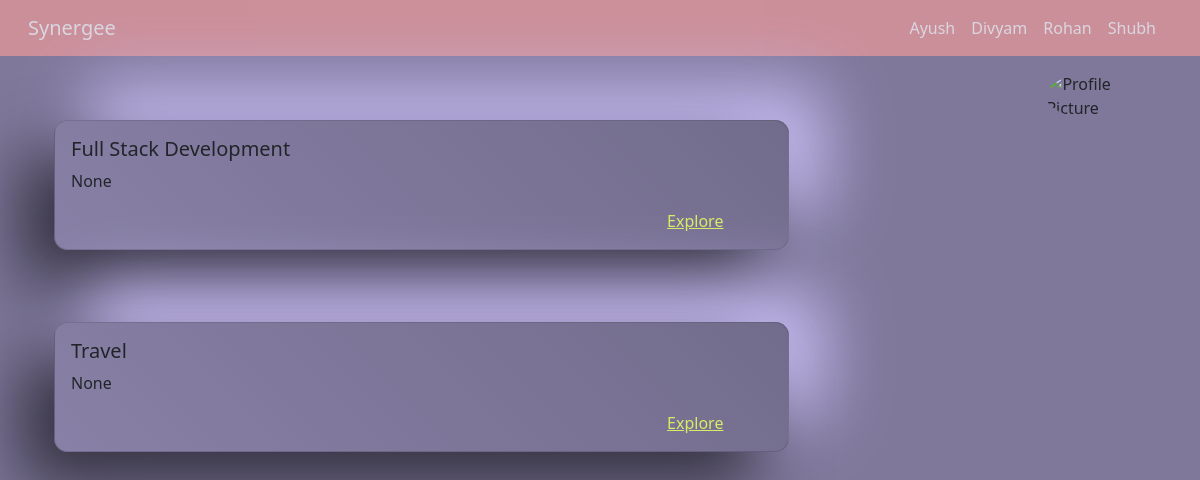
Page /profile/4/ on the earlier database version.
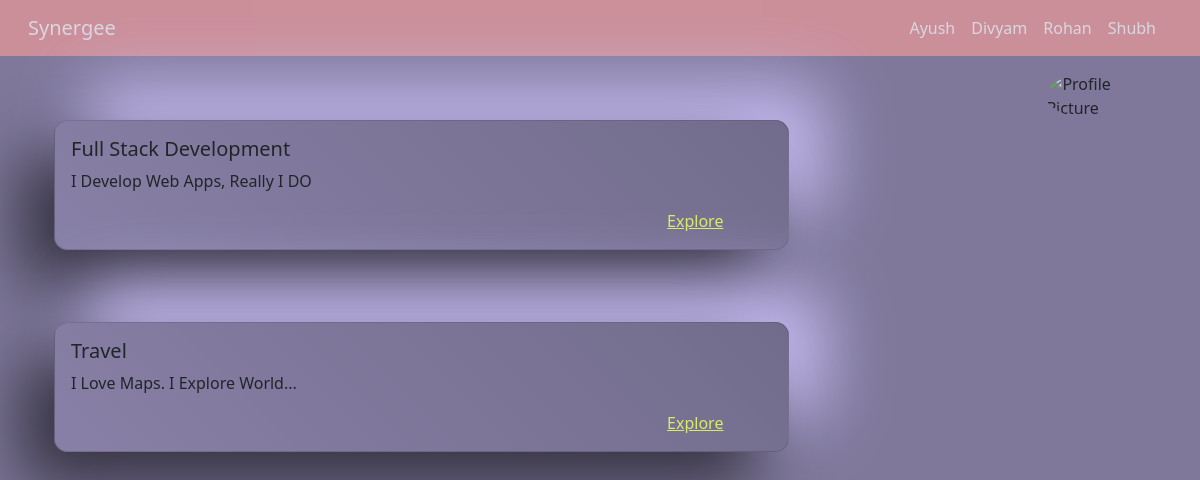
Same page on the later database version.
### group/models.py (models this page shows, shortened)
class Interest(models.Model):
    type = models.CharField(max_length=100)
    definition = models.CharField(max_length=150,null=True)
    familiarity = models.PositiveIntegerField(default=10)

### group/views.py (the view)
# urls.py: path('profile/<int:id>/',views.DetailProfile.as_view(),name='detail-profile'),
class DetailProfile(View):
    def get(self,request,id):
        members = Member.objects.all()
        member = get_object_or_404(Member,pk=id)
        context = {
            'member':member,
            'members':members
        }
        return render(request,'group/profile.html',context)

### group/templates/group/profile.html
{% extends 'base.html' %}
{% load static %}
{% block content %}
<div class="container">
    <img class="corner-pic" src="https://ik.imagekit.io/lddlbwmmx2g/cam-1612528810004_9aphZZFVf.jpg" alt="Profile Picture">
    <div class="row">
        {% for interest in member.interests.all %}
        <div class="col-12">
                <div class="card mb-4 mt-5 cat-card">
                    <div class="card-body">
                    <h5 class="card-title">{{interest.type}}</h5>
                    <p class="card-text red">{{interest.definition}}</p>
                    <a href="{% url 'list-post' member.id interest.id %}" class="card-link card-explore-link">Explore</a>
                    </div>
                </div>
            </div>
            {% empty %}
                <p class='lead'>No Interests Found</p>
            {% endfor %}
    </div>
</div>
{% endblock %}

Differences in the rows shown:
changed Interest "Full Stack Development": definition "None" → "I Develop Web Apps, Really I DO"
changed Interest "Travel": definition "None" → "I Love Maps. I Explore World..."
